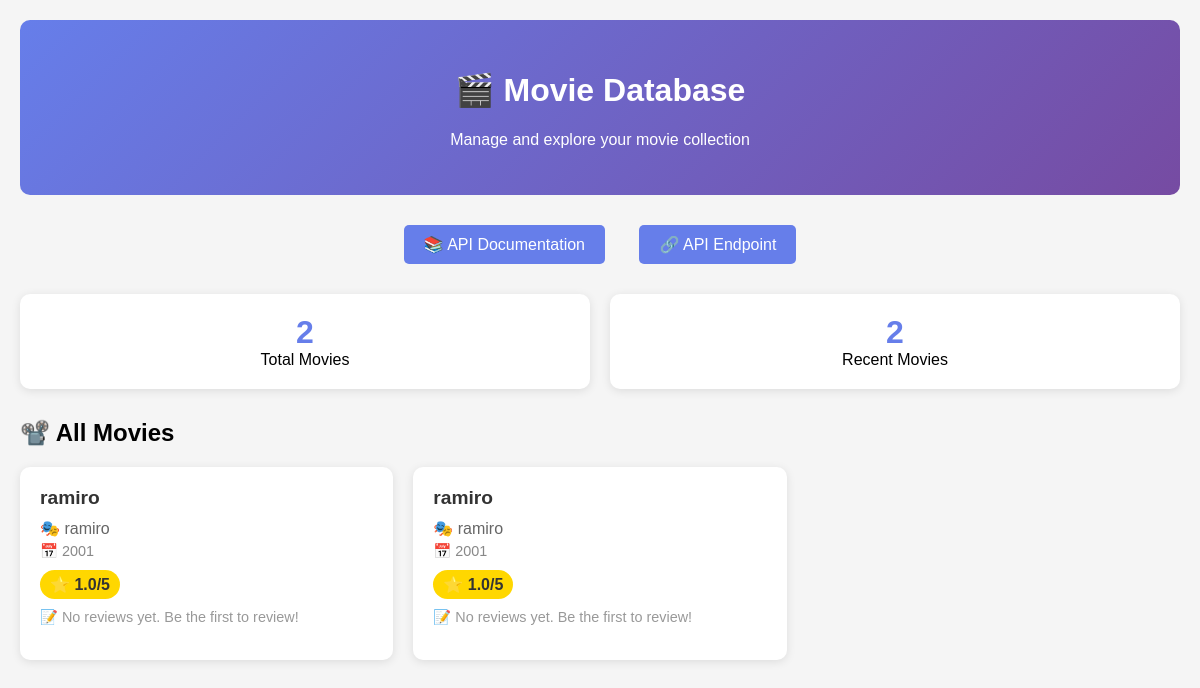
/, run on an earlier commit of the app's database.
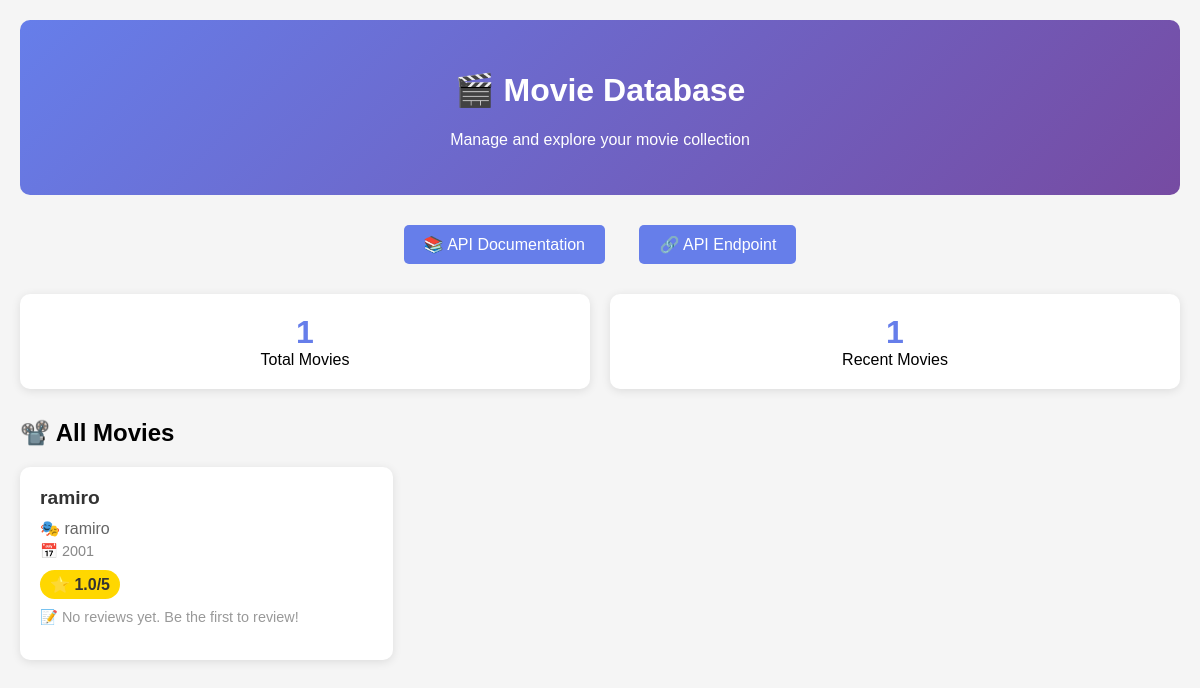
And on a later commit of the database.
### movies/models.py (models this page shows, shortened)
class Movie(models.Model):
    title = models.CharField(max_length=150)
    director = models.CharField(max_length=100)
    release_year = models.IntegerField()
    rating = models.FloatField()
    class Meta:
        unique_together = ['title', 'director', 'release_year']

### movies/views.py (the view)
# urls.py: path('', homepage, name='root'),
def homepage(request):
    movies = Movie.objects.all()
    total_movies = movies.count()
    recent_movies = movies.order_by('-release_year')[:5]
    for movie in movies:
        movie.review_count = movie.reviews.count()
        ratings = movie.user_ratings.all()
        movie.average_user_rating = sum(r.rating for r in ratings) / ratings.count() if ratings.exists() else 0
    context = {
        'total_movies': total_movies,
        'recent_movies': recent_movies,
        'movies': movies,
    }
    return render(request, 'movies/homepage.html', context)

### movies/templates/movies/homepage.html (shortened to what this page needs)
<!DOCTYPE html>
<html lang="en">
<head>
</head>
<body>
    <div class="header">
        <h1>🎬 Movie Database</h1>
        <p>Manage and explore your movie collection</p>
    </div>
    <div class="nav-links">
        <a href="/api/docs/">📚 API Documentation</a>
        <a href="/api/v1/movies/">🔗 API Endpoint</a>
    </div>
    <div class="stats">
        <div class="stat-card">
            <div class="stat-number">{{ total_movies }}</div>
            <div>Total Movies</div>
        </div>
        <div class="stat-card">
            <div class="stat-number">{{ recent_movies|length }}</div>
            <div>Recent Movies</div>
        </div>
    </div>
    <h2>📽️ All Movies</h2>
    <div class="movies-grid">
        {% for movie in movies %}
        <div class="movie-card">
            <div class="movie-title">{{ movie.title }}</div>
            <div class="movie-director">🎭 {{ movie.director }}</div>
            <div class="movie-year">📅 {{ movie.release_year }}</div>
            <div class="movie-rating">⭐ {{ movie.rating }}/5</div>
            {% if movie.review_count > 0 %}
            <div class="btn-container">
                <button class="expand-btn" onclick="toggleReviews(this)">Show {{ movie.review_count }} Review{{ movie.review_count|pluralize }}</button>
            </div>
            <div class="reviews-section reviews-hidden" style="max-height: 300px; overflow-y: auto;">
                {% for review in movie.reviews %}
                <div class="review-item">
                    <div class="review-header">
                        <div>
                            <span class="review-title">{{ review.title }}</span>
                            <span class="review-rating">{{ review.rating }}★</span>
                        </div>
                        <span class="review-author">{{ review.user_name }}</span>
                    </div>
                    <div class="review-content">{{ review.content }}</div>
                    <div class="review-meta">
                        👍 {{ review.helpful_count }} people found this helpful
                        <br/>
                        {{ review.created_at|date:"M d, Y g:i A" }}
                    </div>
                </div>
                {% endfor %}
            </div>
            {% else %}
            <p style="color: #999; font-size: 0.9em; margin-top: 10px;">📝 No reviews yet. Be the first to review!</p>
            {% endif %}
        </div>
        {% empty %}
        <div class="movie-card">
            <div class="movie-title">No movies found</div>
            <div class="movie-director">Add your first movie through the admin panel!</div>
        </div>
        {% endfor %}
    </div>
</body>
</html>

### movies/templates/movies/homepage.html (style rules this page uses)
body { font-family: Arial, sans-serif; max-width: 1200px; margin: 0 auto; padding: 20px; background-color: #f5f5f5; }
.header { background: linear-gradient(135deg, #667eea 0%, #764ba2 100%); color: white; padding: 30px; border-radius: 10px; text-align: center; margin-bottom: 30px; }
.stats { display: grid; grid-template-columns: repeat(auto-fit, minmax(200px, 1fr)); gap: 20px; margin-bottom: 30px; }
.stat-card { background: white; padding: 20px; border-radius: 10px; box-shadow: 0 2px 10px rgba(0,0,0,0.1); text-align: center; }
.stat-number { font-size: 2em; font-weight: bold; color: #667eea; }
.movies-grid { display: grid; grid-template-columns: repeat(auto-fill, minmax(300px, 1fr)); gap: 20px; margin-bottom: 30px; }
.movie-card { background: white; padding: 20px; border-radius: 10px; box-shadow: 0 2px 10px rgba(0,0,0,0.1); transition: transform 0.2s; }
.movie-title { font-size: 1.2em; font-weight: bold; color: #333; margin-bottom: 10px; }
.movie-director { color: #666; margin-bottom: 5px; }
.movie-year { color: #888; font-size: 0.9em; }
.movie-rating { background: #ffd700; color: #333; padding: 5px 10px; border-radius: 15px; font-weight: bold; display: inline-block; margin-top: 10px; }
.nav-links { text-align: center; margin-bottom: 30px; }
.nav-links a { display: inline-block; margin: 0 15px; padding: 10px 20px; background: #667eea; color: white; text-decoration: none; border-radius: 5px; transition: background 0.3s; }

What changed in the data, as far as the page shows it:
removed Movie: title "ramiro", director "ramiro", release_year "2001", rating "1.0", shows "📝 No reviews yet. Be the first to review!"
Also different on the page:
{{ total_movies }}: "2" → "1"
{{ recent_movies|length }}: "2" → "1"
